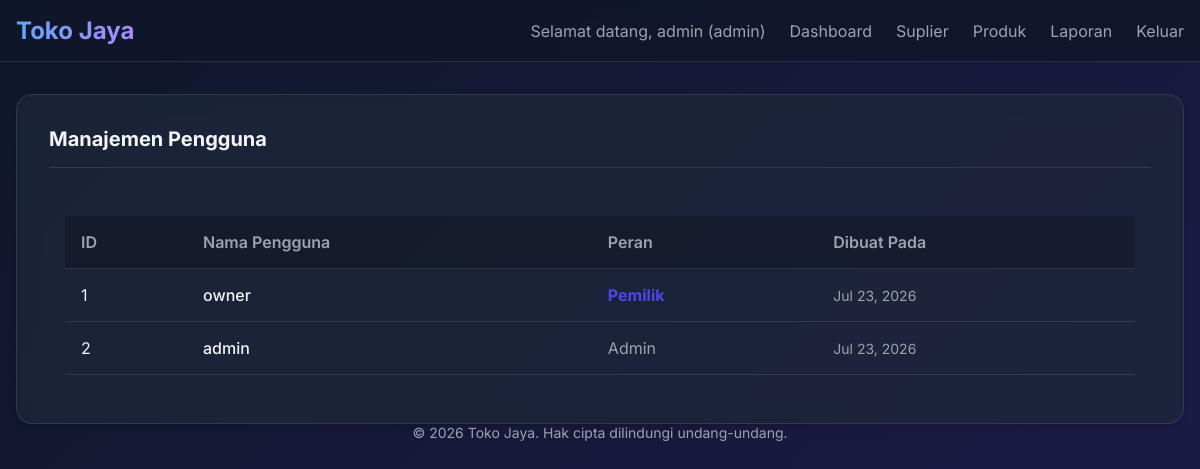
The app's page /public/users (signed in) with its own data.
### tables this page shows
CREATE TABLE IF NOT EXISTS `users` (
  `id` int(11) NOT NULL AUTO_INCREMENT,
  `username` varchar(255) NOT NULL,
  `password` varchar(255) NOT NULL,
  `role` varchar(50) NOT NULL,
  `created_at` datetime NOT NULL,
  `updated_at` datetime NOT NULL,
  PRIMARY KEY (`id`),
  UNIQUE KEY `username` (`username`)
);

### app/core/Controller.php (called while the page is built, shortened)
<?php
class Controller {
    public function view($view, $data = []) {
        require_once '../app/views/layouts/main.php';
    }
    public function model($model) {
        return new $model;
    }
}

### app/controllers/UserController.php (called while the page is built, shortened)
<?php
class UserController extends Controller {
    public function index() {
        $userModel = $this->model('User');
        $data['users'] = $userModel->getAllUsers();
        $this->view('users/index', $data);
    }
}

### app/core/Database.php (called while the page is built, shortened)
<?php
class Database {
    private $host = DB_HOST;
    private $user = DB_USER;
    private $pass = DB_PASS;
    private $db_name = DB_NAME;
    private $dbh;
    private $stmt;
    public function __construct() {
        $dsn = 'mysql:host=' . $this->host . ';dbname=' . $this->db_name;
        $options = [
            PDO::ATTR_PERSISTENT => true,
            PDO::ATTR_ERRMODE => PDO::ERRMODE_EXCEPTION
        ];
        try {
            $this->dbh = new PDO($dsn, $this->user, $this->pass, $options);
        } catch(PDOException $e) {
            die("DB Connection Error: " . $e->getMessage());
        }
    }
    public function query($query) {
        $this->stmt = $this->dbh->prepare($query);
    }
    public function execute() {
        return $this->stmt->execute();
    }
    public function resultSet() {
        $this->execute();
        return $this->stmt->fetchAll(PDO::FETCH_ASSOC);
    }
}

### app/models/User.php (called while the page is built, shortened)
<?php
class User {
    private $db;
    public function __construct() {
        $this->db = new Database;
    }
    public function getAllUsers() {
        $this->db->query('SELECT * FROM users');
        return $this->db->resultSet();
    }
}

### app/views/users/index.php (the view, shortened to what this page needs)
<div class="card">
    <div class="card-header">
        <h2 class="text-xl fw-bold">Manajemen Pengguna</h2>
    </div>
    <div class="card-body">
        <div class="table-responsive">
            <table class="table">
                <thead>
                    <tr>
                        <th>ID</th>
                        <th>Nama Pengguna</th>
                        <th>Peran</th>
                        <th>Dibuat Pada</th>
                    </tr>
                </thead>
                <tbody>
                    <?php if (empty($data['users'])): ?>
                    <tr>
                        <td colspan="5" class="text-center text-muted">Tidak ada pengguna ditemukan.</td>
                    </tr>
                    <?php else: ?>
                        <?php foreach($data['users'] as $user): ?>
                        <tr>
                            <td><?= $user['id']; ?></td>
                            <td class="fw-medium text-main"><?= htmlspecialchars($user['username']); ?></td>
                            <td>
                                <?php if($user['role'] === 'owner'): ?>
                                    <span class="text-primary fw-bold">Pemilik</span>
                                <?php else: ?>
                                    <span class="text-muted">Admin</span>
                                <?php endif; ?>
                            </td>
                            <td class="text-muted text-sm"><?= date('M d, Y', strtotime($user['created_at'])); ?></td>
                        </tr>
                        <?php endforeach; ?>
                    <?php endif; ?>
                </tbody>
            </table>
        </div>
    </div>
</div>

### public/css/style.css (style rules this page uses)
:root { --primary-color: #4f46e5; --primary-hover: #4338ca; --secondary-color: #10b981; --secondary-hover: #059669; --danger-color: #ef4444; --danger-hover: #dc2626; --dark-bg: #111827; --darker-bg: #0f172a; --card-bg: rgba(30, 41, 59, 0.7); --text-main: #f3f4f6; --text-muted: #9ca3af; --border-color: rgba(255, 255, 255, 0.1); --glass-shadow: 0 4px 6px -1px rgba(0, 0, 0, 0.1), 0 2px 4px -1px rgba(0, 0, 0, 0.06); }
* { margin: 0; padding: 0; box-sizing: border-box; font-family: "Inter", system-ui, -apple-system, sans-serif; }
body { background: linear-gradient(135deg, var(--darker-bg), #1e1b4b); color: var(--text-main); min-height: 100vh; display: flex; flex-direction: column; }
.text-primary { color: var(--primary-color); }
.text-muted { color: var(--text-muted); }
.fw-bold { font-weight: bold; }
.fw-medium { font-weight: 500; }
.text-sm { font-size: 0.875rem; }
.text-xl { font-size: 1.25rem; }
.card { background: var(--card-bg); backdrop-filter: blur(10px); -webkit-backdrop-filter: blur(10px); border: 1px solid var(--border-color); border-radius: 1rem; padding: 2rem; box-shadow: var(--glass-shadow); transition: transform 0.3s ease, box-shadow 0.3s ease; }
.card-body { padding: 1rem; }
.card-header { border-bottom: 1px solid var(--border-color); padding-bottom: 1rem; margin-bottom: 1rem; display: flex; justify-content: space-between; align-items: center; }
.table-responsive { overflow-x: auto; }
.table { width: 100%; border-collapse: collapse; margin-top: 1rem; }
.table th, .table td { padding: 1rem; text-align: left; border-bottom: 1px solid var(--border-color); }
.table th { font-weight: 600; color: var(--text-muted); background: rgba(0, 0, 0, 0.2); }
.table tbody tr { transition: background-color 0.2s ease; }

### records on screen
users: id "1", username "owner", role "Pemilik", created_at "Jul 23, 2026"
users: id "2", username "admin", role "Admin", created_at "Jul 23, 2026"

### other values on screen
$_SESSION['username'] "admin"
$_SESSION['role'] "admin"
